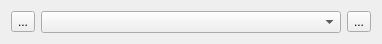
<?xml version="1.0" encoding="UTF-8"?>
<ui version="4.0">
 <class>ConnectionPopup</class>
 <widget class="QFrame" name="ConnectionPopup">
  <property name="geometry">
   <rect>
    <x>0</x>
    <y>0</y>
    <width>382</width>
    <height>43</height>
   </rect>
  </property>
  <property name="windowTitle">
   <string>Connect</string>
  </property>
  <layout class="QHBoxLayout" name="horizontalLayout">
   <item>
    <widget class="QToolButton" name="rescanButton">
     <property name="text">
      <string>...</string>
     </property>
    </widget>
   </item>
   <item>
    <widget class="QComboBox" name="portsCombo"/>
   </item>
   <item>
    <widget class="QToolButton" name="applyButton">
     <property name="text">
      <string>...</string>
     </property>
    </widget>
   </item>
  </layout>
 </widget>
 <resources/>
 <connections/>
</ui>
